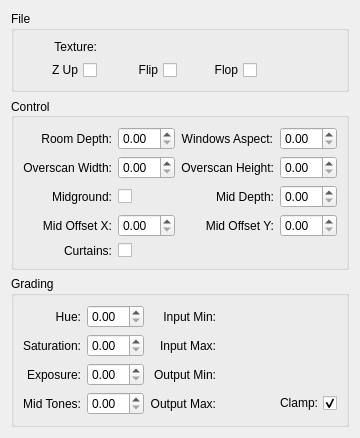
<?xml version="1.0" encoding="UTF-8"?>
<ui version="4.0">
 <class>Dialog</class>
 <widget class="QWidget" name="Dialog">
  <property name="geometry">
   <rect>
    <x>0</x>
    <y>0</y>
    <width>327</width>
    <height>380</height>
   </rect>
  </property>
  <property name="windowTitle">
   <string>Form</string>
  </property>
  <layout class="QVBoxLayout" name="verticalLayout">
   <item>
    <widget class="QGroupBox" name="groupBox">
     <property name="title">
      <string>File</string>
     </property>
     <layout class="QGridLayout" name="gridLayout">
      <item row="0" column="2" colspan="3">
       <widget class="MaxSDK::UI::QmaxFileChooser" name="input_tex" native="true">
        <property name="sizePolicy">
         <sizepolicy hsizetype="Preferred" vsizetype="Preferred">
          <horstretch>0</horstretch>
          <verstretch>0</verstretch>
         </sizepolicy>
        </property>
        <property name="minimumSize">
         <size>
          <width>0</width>
          <height>0</height>
         </size>
        </property>
       </widget>
      </item>
      <item row="2" column="2">
       <widget class="QCheckBox" name="textureFlip">
        <property name="layoutDirection">
         <enum>Qt::RightToLeft</enum>
        </property>
        <property name="text">
         <string>Flip</string>
        </property>
       </widget>
      </item>
      <item row="2" column="1">
       <widget class="QCheckBox" name="zUpAxis">
        <property name="layoutDirection">
         <enum>Qt::RightToLeft</enum>
        </property>
        <property name="text">
         <string>Z Up</string>
        </property>
       </widget>
      </item>
      <item row="0" column="1">
       <widget class="QLabel" name="label_2">
        <property name="sizePolicy">
         <sizepolicy hsizetype="Preferred" vsizetype="Preferred">
          <horstretch>0</horstretch>
          <verstretch>0</verstretch>
         </sizepolicy>
        </property>
        <property name="text">
         <string>Texture:</string>
        </property>
        <property name="alignment">
         <set>Qt::AlignRight|Qt::AlignTrailing|Qt::AlignVCenter</set>
        </property>
       </widget>
      </item>
      <item row="2" column="3">
       <widget class="QCheckBox" name="textureFlop">
        <property name="layoutDirection">
         <enum>Qt::RightToLeft</enum>
        </property>
        <property name="text">
         <string>Flop</string>
        </property>
       </widget>
      </item>
     </layout>
    </widget>
   </item>
   <item>
    <widget class="QGroupBox" name="groupBox_3">
     <property name="sizePolicy">
      <sizepolicy hsizetype="Preferred" vsizetype="Preferred">
       <horstretch>0</horstretch>
       <verstretch>0</verstretch>
      </sizepolicy>
     </property>
     <property name="focusPolicy">
      <enum>Qt::StrongFocus</enum>
     </property>
     <property name="toolTipDuration">
      <number>-3</number>
     </property>
     <property name="title">
      <string>Control</string>
     </property>
     <property name="alignment">
      <set>Qt::AlignLeading|Qt::AlignLeft|Qt::AlignVCenter</set>
     </property>
     <property name="flat">
      <bool>false</bool>
     </property>
     <property name="checkable">
      <bool>false</bool>
     </property>
     <property name="checked">
      <bool>false</bool>
     </property>
     <layout class="QGridLayout" name="gridLayout_6" columnstretch="0,0,0,0">
      <item row="1" column="2">
       <widget class="QLabel" name="label_19">
        <property name="sizePolicy">
         <sizepolicy hsizetype="Maximum" vsizetype="Preferred">
          <horstretch>0</horstretch>
          <verstretch>0</verstretch>
         </sizepolicy>
        </property>
        <property name="text">
         <string>Overscan Height:</string>
        </property>
        <property name="alignment">
         <set>Qt::AlignRight|Qt::AlignTrailing|Qt::AlignVCenter</set>
        </property>
       </widget>
      </item>
      <item row="0" column="0">
       <widget class="QLabel" name="label_11">
        <property name="text">
         <string>Room Depth:</string>
        </property>
        <property name="alignment">
         <set>Qt::AlignRight|Qt::AlignTrailing|Qt::AlignVCenter</set>
        </property>
       </widget>
      </item>
      <item row="1" column="0">
       <widget class="QLabel" name="label_12">
        <property name="text">
         <string>Overscan Width:</string>
        </property>
        <property name="alignment">
         <set>Qt::AlignRight|Qt::AlignTrailing|Qt::AlignVCenter</set>
        </property>
       </widget>
      </item>
      <item row="0" column="1">
       <widget class="MaxSDK::QmaxDoubleSpinBox" name="roomDepth">
        <property name="sizePolicy">
         <sizepolicy hsizetype="Minimum" vsizetype="Fixed">
          <horstretch>0</horstretch>
          <verstretch>0</verstretch>
         </sizepolicy>
        </property>
       </widget>
      </item>
      <item row="5" column="0">
       <widget class="QLabel" name="label_13">
        <property name="text">
         <string>Mid Offset X:</string>
        </property>
        <property name="alignment">
         <set>Qt::AlignRight|Qt::AlignTrailing|Qt::AlignVCenter</set>
        </property>
       </widget>
      </item>
      <item row="3" column="0">
       <widget class="QLabel" name="label_17">
        <property name="text">
         <string>Midground:</string>
        </property>
        <property name="alignment">
         <set>Qt::AlignRight|Qt::AlignTrailing|Qt::AlignVCenter</set>
        </property>
       </widget>
      </item>
      <item row="1" column="1">
       <widget class="MaxSDK::QmaxDoubleSpinBox" name="widthOverscan">
        <property name="sizePolicy">
         <sizepolicy hsizetype="Minimum" vsizetype="Fixed">
          <horstretch>0</horstretch>
          <verstretch>0</verstretch>
         </sizepolicy>
        </property>
       </widget>
      </item>
      <item row="3" column="1">
       <widget class="QCheckBox" name="enableMidground">
        <property name="text">
         <string/>
        </property>
       </widget>
      </item>
      <item row="5" column="1">
       <widget class="MaxSDK::QmaxDoubleSpinBox" name="midgroundOffsetX">
        <property name="sizePolicy">
         <sizepolicy hsizetype="Minimum" vsizetype="Fixed">
          <horstretch>0</horstretch>
          <verstretch>0</verstretch>
         </sizepolicy>
        </property>
       </widget>
      </item>
      <item row="1" column="3">
       <widget class="MaxSDK::QmaxDoubleSpinBox" name="heightOverscan">
        <property name="sizePolicy">
         <sizepolicy hsizetype="Minimum" vsizetype="Fixed">
          <horstretch>0</horstretch>
          <verstretch>0</verstretch>
         </sizepolicy>
        </property>
       </widget>
      </item>
      <item row="3" column="3">
       <widget class="MaxSDK::QmaxDoubleSpinBox" name="midgroundDepth">
        <property name="sizePolicy">
         <sizepolicy hsizetype="Minimum" vsizetype="Fixed">
          <horstretch>0</horstretch>
          <verstretch>0</verstretch>
         </sizepolicy>
        </property>
       </widget>
      </item>
      <item row="3" column="2">
       <widget class="QLabel" name="label_18">
        <property name="text">
         <string>Mid Depth:</string>
        </property>
        <property name="alignment">
         <set>Qt::AlignRight|Qt::AlignTrailing|Qt::AlignVCenter</set>
        </property>
       </widget>
      </item>
      <item row="5" column="3">
       <widget class="MaxSDK::QmaxDoubleSpinBox" name="midgroundOffsetY">
        <property name="sizePolicy">
         <sizepolicy hsizetype="Minimum" vsizetype="Fixed">
          <horstretch>0</horstretch>
          <verstretch>0</verstretch>
         </sizepolicy>
        </property>
       </widget>
      </item>
      <item row="5" column="2">
       <widget class="QLabel" name="label_16">
        <property name="text">
         <string>Mid Offset Y:</string>
        </property>
        <property name="alignment">
         <set>Qt::AlignRight|Qt::AlignTrailing|Qt::AlignVCenter</set>
        </property>
       </widget>
      </item>
      <item row="0" column="2">
       <widget class="QLabel" name="label_14">
        <property name="sizePolicy">
         <sizepolicy hsizetype="Maximum" vsizetype="Preferred">
          <horstretch>0</horstretch>
          <verstretch>0</verstretch>
         </sizepolicy>
        </property>
        <property name="text">
         <string>Windows Aspect:</string>
        </property>
        <property name="alignment">
         <set>Qt::AlignRight|Qt::AlignTrailing|Qt::AlignVCenter</set>
        </property>
       </widget>
      </item>
      <item row="0" column="3">
       <widget class="MaxSDK::QmaxDoubleSpinBox" name="windowAspect">
        <property name="sizePolicy">
         <sizepolicy hsizetype="Minimum" vsizetype="Fixed">
          <horstretch>0</horstretch>
          <verstretch>0</verstretch>
         </sizepolicy>
        </property>
       </widget>
      </item>
      <item row="7" column="0">
       <widget class="QLabel" name="label_15">
        <property name="text">
         <string>Curtains:</string>
        </property>
        <property name="alignment">
         <set>Qt::AlignRight|Qt::AlignTrailing|Qt::AlignVCenter</set>
        </property>
       </widget>
      </item>
      <item row="7" column="1">
       <widget class="QCheckBox" name="enableCurtains">
        <property name="text">
         <string/>
        </property>
       </widget>
      </item>
     </layout>
    </widget>
   </item>
   <item>
    <widget class="QGroupBox" name="if_Albedo_6">
     <property name="enabled">
      <bool>true</bool>
     </property>
     <property name="title">
      <string>Grading</string>
     </property>
     <property name="flat">
      <bool>false</bool>
     </property>
     <property name="checkable">
      <bool>false</bool>
     </property>
     <property name="checked">
      <bool>false</bool>
     </property>
     <layout class="QGridLayout" name="gridLayout_16" columnstretch="0,0,0,0,0">
      <item row="1" column="0">
       <widget class="QLabel" name="label_3">
        <property name="sizePolicy">
         <sizepolicy hsizetype="Preferred" vsizetype="Preferred">
          <horstretch>0</horstretch>
          <verstretch>0</verstretch>
         </sizepolicy>
        </property>
        <property name="text">
         <string>Saturation:</string>
        </property>
        <property name="alignment">
         <set>Qt::AlignRight|Qt::AlignTrailing|Qt::AlignVCenter</set>
        </property>
       </widget>
      </item>
      <item row="2" column="0">
       <widget class="QLabel" name="label_4">
        <property name="sizePolicy">
         <sizepolicy hsizetype="Preferred" vsizetype="Preferred">
          <horstretch>0</horstretch>
          <verstretch>0</verstretch>
         </sizepolicy>
        </property>
        <property name="text">
         <string>Exposure:</string>
        </property>
        <property name="alignment">
         <set>Qt::AlignRight|Qt::AlignTrailing|Qt::AlignVCenter</set>
        </property>
       </widget>
      </item>
      <item row="0" column="2">
       <widget class="QLabel" name="label_5">
        <property name="text">
         <string>Input Min:</string>
        </property>
        <property name="alignment">
         <set>Qt::AlignRight|Qt::AlignTrailing|Qt::AlignVCenter</set>
        </property>
       </widget>
      </item>
      <item row="0" column="4">
       <widget class="MaxSDK::QMaxColorSwatch" name="InputMin" native="true">
        <property name="toolTip">
         <string>A black Input Color will map to this color</string>
        </property>
        <property name="useAlpha" stdset="0">
         <bool>true</bool>
        </property>
       </widget>
      </item>
      <item row="3" column="0">
       <widget class="QLabel" name="label_9">
        <property name="sizePolicy">
         <sizepolicy hsizetype="Preferred" vsizetype="Preferred">
          <horstretch>0</horstretch>
          <verstretch>0</verstretch>
         </sizepolicy>
        </property>
        <property name="text">
         <string>Mid Tones:</string>
        </property>
        <property name="alignment">
         <set>Qt::AlignRight|Qt::AlignTrailing|Qt::AlignVCenter</set>
        </property>
       </widget>
      </item>
      <item row="1" column="1">
       <widget class="MaxSDK::QmaxDoubleSpinBox" name="Saturation">
        <property name="sizePolicy">
         <sizepolicy hsizetype="Minimum" vsizetype="Fixed">
          <horstretch>0</horstretch>
          <verstretch>0</verstretch>
         </sizepolicy>
        </property>
       </widget>
      </item>
      <item row="0" column="1">
       <widget class="MaxSDK::QmaxDoubleSpinBox" name="Hue">
        <property name="sizePolicy">
         <sizepolicy hsizetype="Minimum" vsizetype="Fixed">
          <horstretch>0</horstretch>
          <verstretch>0</verstretch>
         </sizepolicy>
        </property>
       </widget>
      </item>
      <item row="0" column="0">
       <widget class="QLabel" name="label">
        <property name="sizePolicy">
         <sizepolicy hsizetype="Preferred" vsizetype="Preferred">
          <horstretch>0</horstretch>
          <verstretch>0</verstretch>
         </sizepolicy>
        </property>
        <property name="text">
         <string>Hue:</string>
        </property>
        <property name="alignment">
         <set>Qt::AlignRight|Qt::AlignTrailing|Qt::AlignVCenter</set>
        </property>
       </widget>
      </item>
      <item row="3" column="1">
       <widget class="MaxSDK::QmaxDoubleSpinBox" name="MidTones">
        <property name="sizePolicy">
         <sizepolicy hsizetype="Minimum" vsizetype="Fixed">
          <horstretch>0</horstretch>
          <verstretch>0</verstretch>
         </sizepolicy>
        </property>
       </widget>
      </item>
      <item row="2" column="1">
       <widget class="MaxSDK::QmaxDoubleSpinBox" name="Value">
        <property name="sizePolicy">
         <sizepolicy hsizetype="Minimum" vsizetype="Fixed">
          <horstretch>0</horstretch>
          <verstretch>0</verstretch>
         </sizepolicy>
        </property>
       </widget>
      </item>
      <item row="3" column="3">
       <widget class="MaxSDK::QMaxColorSwatch" name="OutputMax" native="true">
        <property name="toolTip">
         <string>A black Input Color will map to this color</string>
        </property>
        <property name="useAlpha" stdset="0">
         <bool>true</bool>
        </property>
       </widget>
      </item>
      <item row="3" column="2">
       <widget class="QLabel" name="label_8">
        <property name="text">
         <string>Output Max:</string>
        </property>
        <property name="alignment">
         <set>Qt::AlignRight|Qt::AlignTrailing|Qt::AlignVCenter</set>
        </property>
       </widget>
      </item>
      <item row="3" column="4">
       <widget class="QCheckBox" name="Clamp">
        <property name="sizePolicy">
         <sizepolicy hsizetype="Preferred" vsizetype="Fixed">
          <horstretch>0</horstretch>
          <verstretch>0</verstretch>
         </sizepolicy>
        </property>
        <property name="layoutDirection">
         <enum>Qt::RightToLeft</enum>
        </property>
        <property name="text">
         <string>Clamp:</string>
        </property>
        <property name="checked">
         <bool>true</bool>
        </property>
       </widget>
      </item>
      <item row="1" column="2">
       <widget class="QLabel" name="label_6">
        <property name="text">
         <string>Input Max:</string>
        </property>
        <property name="alignment">
         <set>Qt::AlignRight|Qt::AlignTrailing|Qt::AlignVCenter</set>
        </property>
       </widget>
      </item>
      <item row="1" column="3">
       <widget class="MaxSDK::QMaxColorSwatch" name="InputMax" native="true">
        <property name="toolTip">
         <string>A medium gray Input Color will map to this color</string>
        </property>
        <property name="useAlpha" stdset="0">
         <bool>true</bool>
        </property>
       </widget>
      </item>
      <item row="2" column="2">
       <widget class="QLabel" name="label_7">
        <property name="text">
         <string>Output Min:</string>
        </property>
        <property name="alignment">
         <set>Qt::AlignRight|Qt::AlignTrailing|Qt::AlignVCenter</set>
        </property>
       </widget>
      </item>
      <item row="2" column="3">
       <widget class="MaxSDK::QMaxColorSwatch" name="OutputMin" native="true">
        <property name="toolTip">
         <string>A white Input Color will map to this color</string>
        </property>
        <property name="useAlpha" stdset="0">
         <bool>true</bool>
        </property>
       </widget>
      </item>
     </layout>
    </widget>
   </item>
  </layout>
 </widget>
 <customwidgets>
  <customwidget>
   <class>MaxSDK::QmaxDoubleSpinBox</class>
   <extends>QDoubleSpinBox</extends>
   <header location="global">Qt/QmaxSpinBox.h</header>
   <container>1</container>
  </customwidget>
  <customwidget>
   <class>MaxSDK::QMaxColorSwatch</class>
   <extends>QWidget</extends>
   <header location="global">Qt/QMaxColorSwatch.h</header>
  </customwidget>
  <customwidget>
   <class>MaxSDK::UI::QmaxFileChooser</class>
   <extends>QWidget</extends>
   <header>qmaxfilechooser.h</header>
   <container>1</container>
  </customwidget>
 </customwidgets>
 <resources/>
 <connections/>
 <designerdata>
  <property name="gridDeltaX">
   <number>10</number>
  </property>
  <property name="gridDeltaY">
   <number>10</number>
  </property>
  <property name="gridSnapX">
   <bool>true</bool>
  </property>
  <property name="gridSnapY">
   <bool>true</bool>
  </property>
  <property name="gridVisible">
   <bool>true</bool>
  </property>
 </designerdata>
</ui>
